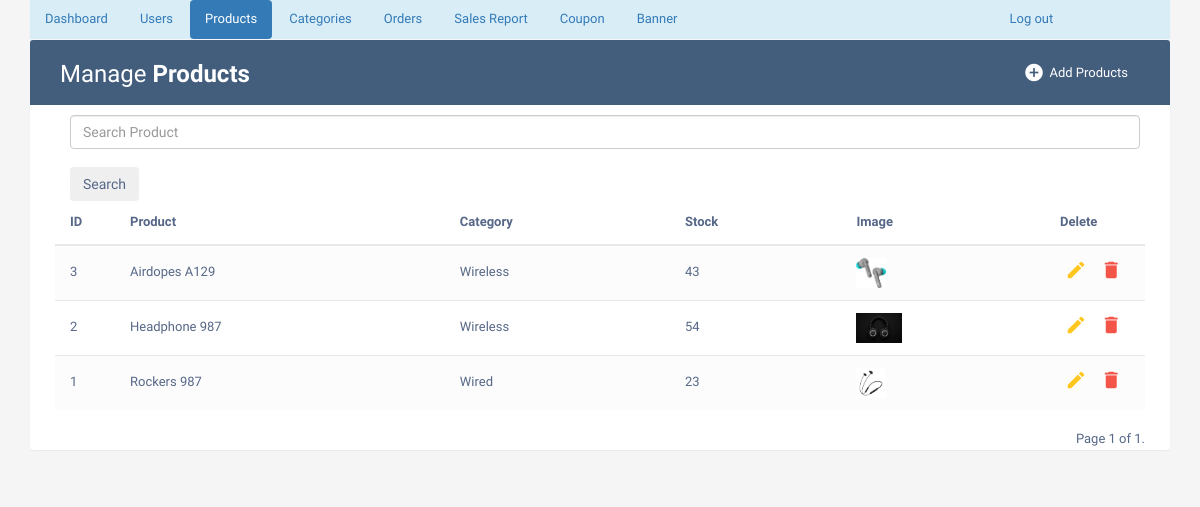
/adminproductlist/ (signed in), run on the app's committed database.
### phase/models.py (models this page shows, shortened)
class Product(models.Model):
    name = models.CharField(max_length=50)
    description = models.CharField(max_length=200)
    image = models.ImageField(upload_to='imagestore/')
    stock = models.PositiveIntegerField(default=1)
    category = models.ForeignKey(Category, on_delete=models.CASCADE, default='Wired')
    normalprice = models.IntegerField(default=0)

class Category(models.Model):
    name = models.CharField(max_length=50)
    offer_active = models.BooleanField(default=False)
    discount = models.IntegerField(null=True,blank=True)

### phase/views.py (the view)
# urls.py: path('adminproductlist/', views.adminproductlist, name='adminproductlist'),
def adminproductlist(request):
    if 'username' in request.session:
        if 'search' in request.GET:
            search=request.GET['search']
            member=Product.objects.filter(name__icontains=search)
        else:
            member=Product.objects.all().order_by('-id')
        paginator = Paginator(member, 5)
        page_number = request.GET.get('page')
        page_obj = paginator.get_page(page_number)
        return render(request,'adminproductlist.html',{'page_obj': page_obj})
    else:
        return render(request, 'adminlogin.html')

### Templates/adminproductlist.html (shortened to what this page needs)
{% extends "adminbase.html" %}
{% block active3 %} "active" {% endblock%}
{% block tablewrapper %}
                    <div class="col-sm-6">
						<h2>Manage <b>Products</b></h2>
					</div>
                    <div class="col-sm-6">
                        <a href="{% url 'adminaddproduct' %}" class="btn" data-toggle="modal"><i class="material-icons">&#xE147;</i> <span>Add Products</span></a>
                      </div>
                    </div>
{% endblock %}
{% block tablecontent%}
                <form action="{% url 'adminproductlist' %}" class="d-flex offset-md-1 container m-auto" style="width:1100px">
                    <input class="form-control offset-md-1" type="search" placeholder="Search Product" name="search" aria-label="Search"><br>
                    <button class="btn btn-outline-secondary" type="submit">Search</button>
                </form>
                <table class="table table-striped table-hover">
                <thead>
                    <tr>
                        <th>ID</th>
                        <th>Product</th>
                        <th>Category</th>
                        <th>Stock</th>
                        <th>Image</th>
                        <th>Delete</th>
                    </tr>
                </thead>
                <tbody>
                    {% for x in page_obj %}
                    <tr>
                        <td>{{ x.id }}</td>
                        <td>{{ x.name }}</td>
                        <td>{{ x.category.name }}</td>
                        <td>{{ x.stock }}</td>
						<td><img src="{{x.image.url}}" height="30px"></td>
                        <td>
                            <a href="{% url 'updateproduct' %}{{x.id}}" class="edit" data-toggle="modal"><i class="material-icons" data-toggle="tooltip" title="Edit">&#xE254;</i></a>
                            <a href="{% url 'deleteproduct' %}?uid={{x.id}}" class="delete" data-toggle="modal"><i class="material-icons" data-toggle="tooltip" title="Delete">&#xE872;</i></a>
                        </td>
                    </tr>
                    {% endfor %}
                </tbody>
                </table>
                                                <div class="pagination">
                                                    <span class="step-links">
                                                        <span class="current-page">
                                                            Page {{ page_obj.number }} of {{ page_obj.paginator.num_pages }}.
                                                        </span>
                                                    </span>
                                                </div>
{% endblock %}

### Templates/adminbase.html (style rules this page uses)
body { color: #566787; background: #f5f5f5; font-family: 'Varela Round', sans-serif; font-size: 13px; }
.table-title h2 { margin: 5px 0 0; font-size: 24px; }
.table-title .btn { color: #fff; float: right; font-size: 13px; border: none; min-width: 50px; border-radius: 2px; border: none; outline: none !important; margin-left: 10px; }
.table-title .btn i { float: left; font-size: 21px; margin-right: 5px; }
.table-title .btn span { float: left; margin-top: 2px; }
table.table tr th, table.table tr td { border-color: #e9e9e9; padding: 12px 15px; vertical-align: middle; }
table.table tr th:first-child { width: 60px; }
table.table tr th:last-child { width: 100px; }
table.table-striped tbody tr:nth-of-type(odd) { background-color: #fcfcfc; }
table.table td:last-child i { opacity: 0.9; font-size: 22px; margin: 0 5px; }
table.table td a { font-weight: bold; color: #566787; display: inline-block; text-decoration: none; outline: none !important; }
table.table td a.edit { color: #FFC107; }
table.table td a.delete { color: #F44336; }
table.table td i { font-size: 19px; }
.pagination { float: right; margin: 0 0 5px; }

### data on the page
Product: id "3", name "Airdopes A129", category.name "Wireless", stock "43", image (picture)
Product: id "2", name "Headphone 987", category.name "Wireless", stock "54", image (picture)
Product: id "1", name "Rockers 987", category.name "Wired", stock "23", image (picture)

### other printed values
{{ page_obj.number }} "1"
{{ page_obj.paginator.num_pages }} "1"
